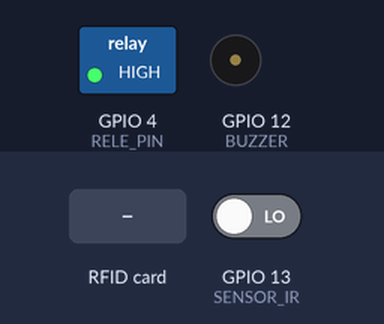
The program below on a simulated ESP32. On the bench: switched loads named in the program (green lamp = pin HIGH), buzzer (waves = sounding, pin HIGH). The test bench sets the inputs (shaded band); at power-on: GPIO 13 (SENSOR_IR) LOW. WiFi joins after 1.5 s; servers stay silent unless stated; uploads are accepted with an empty reply; what the program prints to the serial monitor is not drawn.

Above: at 2.7 s.
2.8 s: RFID card A1 B2 C3 D4 held to the reader
At 3.4 s:
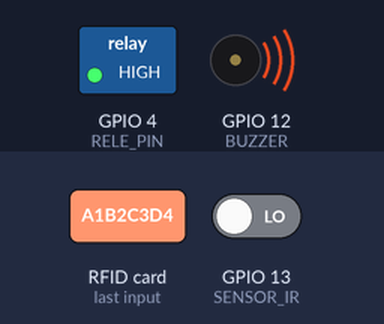
At 5.0 s:
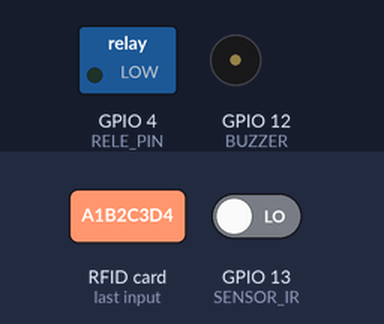
Timing chart, 0 to 10.2 s (numbered marks = the images above; inputs shaded):
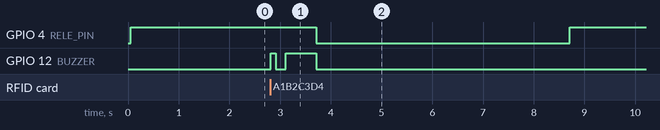

The program:

main.cpp
```cpp
#include <HTTPClient.h>
#include <MFRC522.h>
#include <SPI.h>
#include <WiFi.h>

// --- Configurações de Rede e Firebase ---
#define WIFI_SSID "SEU_WIFI_NOME"
#define WIFI_PASSWORD "SUA_SENHA_WIFI"

// --- Supabase ---
#define SUPABASE_URL "https://inwskxdquwfhhryxpghh.supabase.co"
#define SUPABASE_ANON_KEY "sb_publishable_gQTZhkfL1mcJtrVN_uuIrw_N6UJp82F"

// --- Definição de Pinos ---
#define SS_PIN 21
#define RST_PIN 22
#define RELE_PIN 4   // Solenoide
#define BUZZER 12    // Módulo Buzzer Ativo
#define SENSOR_IR 13 // Sensor de Mão

MFRC522 rfid(SS_PIN, RST_PIN);

// --- Configurações ---
String CARTOES_LIBERADOS[] = {"A1 B2 C3 D4"};
const int TEMPO_ESPERA_MAO =
    10000; // Timeout de 10 segundos conforme solicitado

// --- Protótipos das Funções ---
bool verificarAcesso(String id);
void processarAcessoValido(String id);
void liberarDispenser();
void beepCurto();
void beepLongo();
void connectWiFi();
void sendDataToCloud(String id, String status);

void setup() {
  Serial.begin(115200);

  // Inicializa Hardware
  SPI.begin();
  rfid.PCD_Init();
  pinMode(RELE_PIN, OUTPUT);
  pinMode(BUZZER, OUTPUT);
  pinMode(SENSOR_IR, INPUT);

  digitalWrite(RELE_PIN, HIGH); // Trava garantida no início
  digitalWrite(BUZZER, LOW);

  // Conecta WiFi
  connectWiFi();

  Serial.println("SISTEMA PRONTO - Aguardando Identificação");
}

void loop() {
  // Busca por cartões
  if (!rfid.PICC_IsNewCardPresent() || !rfid.PICC_ReadCardSerial())
    return;

  String idAtual = "";
  for (byte i = 0; i < rfid.uid.size; i++) {
    idAtual += (rfid.uid.uidByte[i] < 0x10 ? " 0" : " ");
    idAtual += String(rfid.uid.uidByte[i], HEX);
  }
  idAtual.toUpperCase();
  idAtual.trim();

  // Verifica se o cartão é autorizado
  if (verificarAcesso(idAtual)) {
    Serial.println("Acesso Autorizado: " + idAtual);
    processarAcessoValido(idAtual);
  } else {
    Serial.println("Cartão Inválido: " + idAtual);
    // Opcional: Logar tentativas inválidas também
  }

  rfid.PICC_HaltA();
  rfid.PCD_StopCrypto1();
}

bool verificarAcesso(String id) {
  for (String autorizado : CARTOES_LIBERADOS) {
    if (id == autorizado)
      return true;
  }
  return false;
}

void processarAcessoValido(String id) {
  beepCurto();

  unsigned long inicioMilis = millis();
  bool maoDetectada = false;

  // Loop de 10 segundos esperando a mão
  while (millis() - inicioMilis < TEMPO_ESPERA_MAO) {
    if (digitalRead(SENSOR_IR) == LOW) { // Mão detectada
      maoDetectada = true;
      break;
    }

    // Bips de orientação
    digitalWrite(BUZZER, HIGH);
    delay(30);
    digitalWrite(BUZZER, LOW);
    delay(470);
  }

  if (maoDetectada) {
    sendDataToCloud(id, "Sucesso");
    liberarDispenser();
  } else {
    sendDataToCloud(id, "Timeout");
    Serial.println("TIMEOUT: Funcionário não posicionou a mão.");
    digitalWrite(BUZZER, HIGH);
    delay(3000);
    digitalWrite(BUZZER, LOW);
  }
}

void liberarDispenser() {
  beepLongo();
  digitalWrite(RELE_PIN, LOW); // Destrava
  delay(5000);
  digitalWrite(RELE_PIN, HIGH); // Tranca
}

void beepCurto() {
  digitalWrite(BUZZER, HIGH);
  delay(100);
  digitalWrite(BUZZER, LOW);
}

void beepLongo() {
  digitalWrite(BUZZER, HIGH);
  delay(600);
  digitalWrite(BUZZER, LOW);
}

void connectWiFi() {
  Serial.print("Conectando WiFi");
  WiFi.begin(WIFI_SSID, WIFI_PASSWORD);
  while (WiFi.status() != WL_CONNECTED) {
    Serial.print(".");
    delay(500);
  }
  Serial.println();
  Serial.print("Conectado: ");
  Serial.println(WiFi.localIP());
}

void sendDataToCloud(String id, String status) {
  if (WiFi.status() != WL_CONNECTED) {
    Serial.println("Wifi desconectado!");
    return;
  }

  HTTPClient http;

  // Endpoint da tabela 'logs'
  String url = String(SUPABASE_URL) + "/rest/v1/logs";

  http.begin(url);
  http.addHeader("Content-Type", "application/json");
  http.addHeader("apikey", SUPABASE_ANON_KEY);
  http.addHeader("Authorization", "Bearer " + String(SUPABASE_ANON_KEY));
  http.addHeader("Prefer", "return-minimal");

  String json =
      "{\"id_funcionario\":\"" + id + "\",\"status_uso\":\"" + status + "\"}";

  int httpCode = http.POST(json);

  if (httpCode == 201) {
    Serial.println("Dado enviado para o Supabase!");
  } else {
    Serial.print("Erro no envio. Código: ");
    Serial.println(httpCode);
    Serial.println(http.getString());
  }

  http.end();
}
```

Measured:
- after the input at 2.8 s, GPIO 4 (RELE_PIN): HIGH → LOW after 0.91 s, → HIGH 5.0 s later; GPIO 12 (BUZZER): LOW → HIGH at once, → LOW 0.10 s later, → HIGH 0.20 s later, → LOW 0.60 s later
